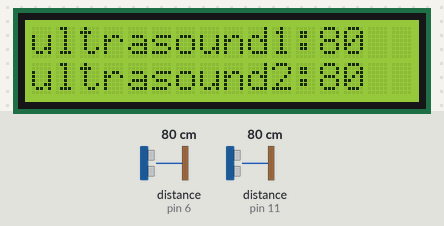
The sketch below on a simulated Arduino Uno, built with avr-gcc and run on an emulated ATmega328P. On the bench: 16×2 character LCD. The inputs (shaded band) are chosen by the test bench; at power-on: distance to the obstacle (sensors on pin 6, pin 11) 80 cm. The echo pulse lasts 58.3 µs per cm.

Above: at 1.2 s.
1.3 s: distance to the obstacle (sensor on pin 6) set to 2 cm
At 2.3 s:
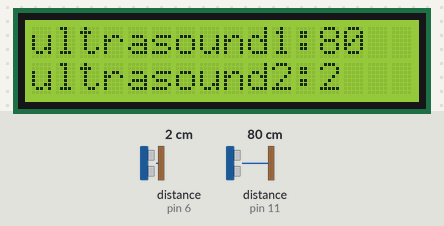
2.8 s: distance to the obstacle (sensor on pin 11) set to 2 cm
At 3.8 s:
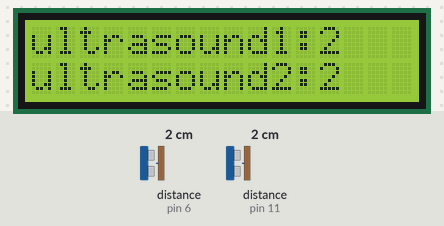
4.4 s: distance to the obstacle (sensor on pin 6) set to 4 cm
At 5.7 s:
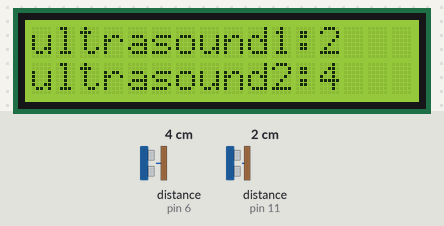
6.0 s: distance to the obstacle (sensor on pin 11) set to 4 cm
At 6.5 s:
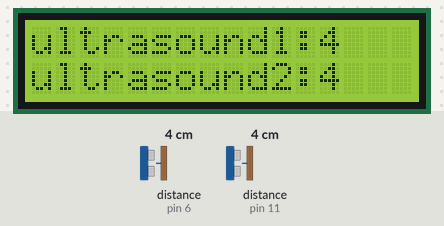
7.5 s: distance to the obstacle (sensor on pin 6) set to 9 cm
At 8.4 s:
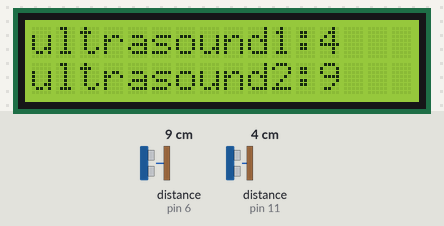
9.1 s: distance to the obstacle (sensor on pin 11) set to 9 cm
At 10.4 s:
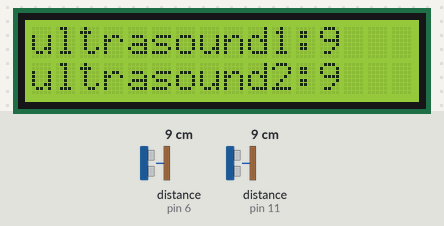
Timing chart, 0 to 11.6 s (numbered marks = the images above; inputs shaded):
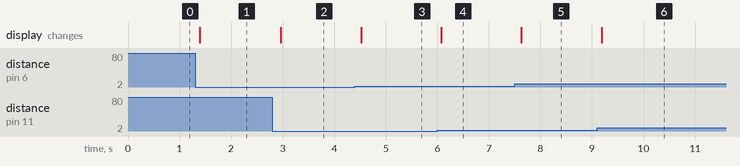

Measured:
- after the input at 1.3 s, the display: changes after 0.09 s (image 1)
- after the input at 2.8 s, the display: changes after 0.17 s (image 2)
- after the input at 4.4 s, the display: changes after 0.12 s (image 3)
- after the input at 6.0 s, the display: changes after 0.07 s (image 4)
- after the input at 7.5 s, the display: changes after 0.13 s (image 5)
- after the input at 9.1 s, the display: changes after 0.09 s (image 6)

The sketch:

lcd.ino
```cpp
//YWROBOT
//Compatible with the Arduino IDE 1.0
//Library version:1.1
#include <Wire.h>
#include <LiquidCrystal_I2C.h>
#include <Ultrasonic.h>

#define NB_LINE 2
#define NB_ROW  16
#define PIN_TRIG1 10
#define PIN_ECHO1 11

#define PIN_TRIG2 5
#define PIN_ECHO2 6

LiquidCrystal_I2C lcd(0x27,NB_ROW,NB_LINE);
Ultrasonic ultrasonic1(PIN_TRIG1,PIN_ECHO1);
Ultrasonic ultrasonic2(PIN_TRIG2,PIN_ECHO2);

void setup()
{
  int val=10;
  lcd.init();                      // initialize the lcd
  //lcd.init();
  // Print a message to the LCD.
  lcd.backlight();
  lcd.setCursor(0,0);
  lcd.print("ultrasound1:");
  lcd.setCursor(0,1);
  lcd.print("ultrasound2:");
}


void loop()
{
  lcd.setCursor(12,0);
  lcd.print(ultrasonic1.distanceRead());
  lcd.print("   ");
  lcd.setCursor(12,1);
  lcd.print(ultrasonic2.distanceRead());
  lcd.print("   ");
  delay(300);
}
```
